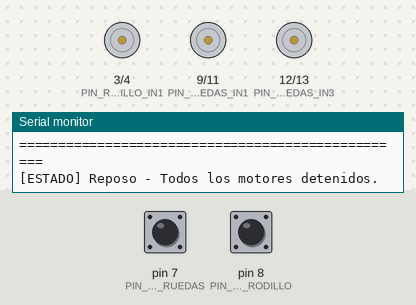
Bench run of a sketch on a simulated Arduino Uno, built with avr-gcc and run on an emulated ATmega328P. Shown: motor-driver pin pairs drawn as motors (green arrow = first pin HIGH = forward, orange = second pin HIGH = backward, longer = more drive), the last lines printed to the serial monitor. The inputs (shaded band) are chosen by the test bench; at power-on: pin 7 (PIN_BOTON_RUEDAS) HIGH, pin 8 (PIN_BOTON_RODILLO) HIGH.

Above: at 1.3 s.
1.4 s: pin 7 (PIN_BOTON_RUEDAS) pulled LOW for 0.15 s
At 1.47 s:
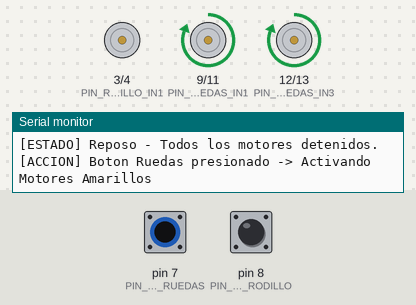
3.0 s: pin 8 (PIN_BOTON_RODILLO) pulled LOW for 0.15 s
At 3.08 s:
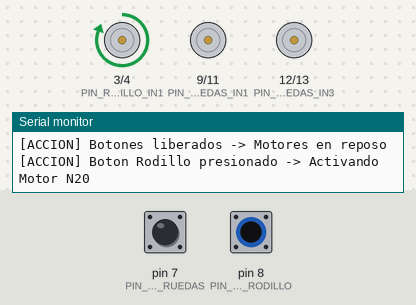
4.6 s: pin 8 (PIN_BOTON_RODILLO) pulled LOW for 3.2 s
At 9.0 s:
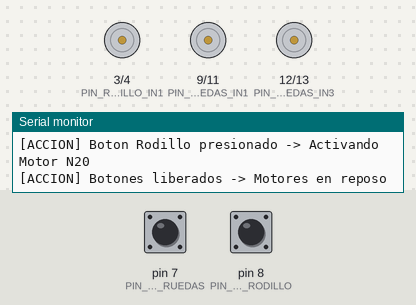
9.3 s: pin 7 (PIN_BOTON_RUEDAS) pulled LOW for 3.2 s
At 10.4 s:
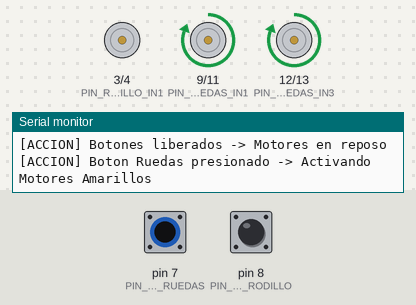
Timing chart, 0 to 14.0 s (numbered marks = the images above; inputs shaded):
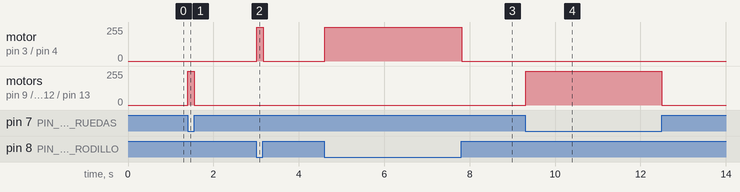

The sketch:

motor.ino
```cpp
/*
 * ============================================================================
 * PROYECTO: Control de Actuadores (Ruedas + Rodillo N20) con Pulsadores
 * CURSO: Desafíos de la Ingeniería y Ciencias
 * ============================================================================
 *
 * DESCRIPCIÓN:
 * Control de 3 motores DC mediante 2 botones con resistencias pull-up internas:
 * - Botón 1 (Pin 8): Activa el rodillo (Motor N20).
 * - Botón 2 (Pin 7): Activa las ruedas (2 Motores DC amarillos simultáneos).
 * - Reposo / Sin pulsar: Todos los motores apagados automáticamente.
 *
 * DIAGRAMA DE PINES:
 * ----------------------------------------------------------------------------
 * Componente               Pin Arduino    Función
 * ----------------------------------------------------------------------------
 * PUENTE H 1 (Ruedas / Motores Amarillos):
 *   - ruedasIN1            Pin 9          Motor Izquierdo Dirección A
 *   - ruedasIN2            Pin 11         Motor Izquierdo Dirección B
 *   - ruedasIN3            Pin 12         Motor Derecho Dirección A
 *   - ruedasIN4            Pin 13         Motor Derecho Dirección B (*)
 *
 * PUENTE H 2 (Rodillo / Motor N20):
 *   - rodilloIN1           Pin 3          Motor Rodillo Dirección A
 *   - rodilloIN2           Pin 4          Motor Rodillo Dirección B
 *
 * BOTONES (Conexión a GND, usando INPUT_PULLUP):
 *   - Botón Rodillo        Pin 8          Pulsador Rodillo (LOW = presionado)
 *   - Botón Ruedas         Pin 7          Pulsador Ruedas  (LOW = presionado)
 *
 * (*) NOTA SOBRE PIN 13:
 * El Pin 13 comparte línea con el LED integrado de la placa. Al reiniciar el
 * Arduino, puede parpadear levemente. Si notas un pequeño tirón al encender,
 * puedes mover ruedasIN4 al Pin 5 o Pin 10 (libres).
 * ============================================================================
 */

// --- PINES PUENTE H 1 (Motores Amarillos / Ruedas) ---
const int PIN_RUEDAS_IN1 = 9;
const int PIN_RUEDAS_IN2 = 11;
const int PIN_RUEDAS_IN3 = 12;
const int PIN_RUEDAS_IN4 = 13;

// --- PINES PUENTE H 2 (Motor N20 / Rodillo) ---
const int PIN_RODILLO_IN1 = 3;
const int PIN_RODILLO_IN2 = 4;

// --- PINES BOTONES ---
const int PIN_BOTON_RODILLO = 8; // Pulsador rodillo
const int PIN_BOTON_RUEDAS  = 7; // Pulsador ruedas

// Variables para telemetría y detección de cambios de estado
enum EstadoSistema { ESTADO_REPOSO, ESTADO_RODILLO, ESTADO_RUEDAS };
EstadoSistema estadoAnterior = ESTADO_REPOSO;

void setup() {
  // 1. Configurar pines de motores como salidas
  pinMode(PIN_RUEDAS_IN1, OUTPUT);
  pinMode(PIN_RUEDAS_IN2, OUTPUT);
  pinMode(PIN_RUEDAS_IN3, OUTPUT);
  pinMode(PIN_RUEDAS_IN4, OUTPUT);

  pinMode(PIN_RODILLO_IN1, OUTPUT);
  pinMode(PIN_RODILLO_IN2, OUTPUT);

  // 2. Apagar todos los motores al inicio por seguridad
  detenerTodo();

  // 3. Activar resistencias PULL-UP internas para los botones
  // (Conexión: Pin digital -> Pulsador -> GND. Sin necesidad de resistencias externas)
  pinMode(PIN_BOTON_RODILLO, INPUT_PULLUP);
  pinMode(PIN_BOTON_RUEDAS, INPUT_PULLUP);

  // 4. Telemetría serial para diagnóstico y presentación
  Serial.begin(9600);
  Serial.println(F("=================================================="));
  Serial.println(F("  SISTEMA DE CONTROL DE MOTORES Y BOTONES LISTO   "));
  Serial.println(F("   Pin 8: Rodillo (N20) | Pin 7: Ruedas (mBot)   "));
  Serial.println(F("=================================================="));
  Serial.println(F("[ESTADO] Reposo - Todos los motores detenidos."));
}

void loop() {
  // Leer botones (INPUT_PULLUP: LOW = Presionado, HIGH = Suelto)
  bool rodilloPresionado = (digitalRead(PIN_BOTON_RODILLO) == LOW);
  bool ruedasPresionado  = (digitalRead(PIN_BOTON_RUEDAS) == LOW);

  // --------------------------------------------------------------------------
  // LÓGICA DE CONTROL DE ACCIÓN
  // --------------------------------------------------------------------------
  if (rodilloPresionado) {
    activarRodillo();
    if (estadoAnterior != ESTADO_RODILLO) {
      Serial.println(F("[ACCION] Boton Rodillo presionado -> Activando Motor N20"));
      estadoAnterior = ESTADO_RODILLO;
    }
  }
  else if (ruedasPresionado) {
    activarRuedas();
    if (estadoAnterior != ESTADO_RUEDAS) {
      Serial.println(F("[ACCION] Boton Ruedas presionado -> Activando Motores Amarillos"));
      estadoAnterior = ESTADO_RUEDAS;
    }
  }
  else {
    detenerTodo();
    if (estadoAnterior != ESTADO_REPOSO) {
      Serial.println(F("[ACCION] Botones liberados -> Motores en reposo"));
      estadoAnterior = ESTADO_REPOSO;
    }
  }

  // Pequeño retardo de estabilidad (antirrebote / debounce)
  delay(15);
}

// ============================================================================
// FUNCIONES AUXILIARES DE CONTROL MODULAR
// ============================================================================

/**
 * Enciende el motor N20 (Rodillo) y asegura que las ruedas estén apagadas.
 */
void activarRodillo() {
  // Asegurar ruedas apagadas
  digitalWrite(PIN_RUEDAS_IN1, LOW);
  digitalWrite(PIN_RUEDAS_IN2, LOW);
  digitalWrite(PIN_RUEDAS_IN3, LOW);
  digitalWrite(PIN_RUEDAS_IN4, LOW);

  // Encender rodillo
  digitalWrite(PIN_RODILLO_IN1, HIGH);
  digitalWrite(PIN_RODILLO_IN2, LOW);
}

/**
 * Enciende las ruedas (Motores amarillos) y asegura que el rodillo esté apagado.
 */
void activarRuedas() {
  // Asegurar rodillo apagado
  digitalWrite(PIN_RODILLO_IN1, LOW);
  digitalWrite(PIN_RODILLO_IN2, LOW);

  // Encender ambas ruedas hacia adelante
  digitalWrite(PIN_RUEDAS_IN1, HIGH);
  digitalWrite(PIN_RUEDAS_IN2, LOW);
  digitalWrite(PIN_RUEDAS_IN3, HIGH);
  digitalWrite(PIN_RUEDAS_IN4, LOW);
}

/**
 * Detiene todos los motores del sistema inmediatamente.
 */
void detenerTodo() {
  digitalWrite(PIN_RODILLO_IN1, LOW);
  digitalWrite(PIN_RODILLO_IN2, LOW);
  digitalWrite(PIN_RUEDAS_IN1, LOW);
  digitalWrite(PIN_RUEDAS_IN2, LOW);
  digitalWrite(PIN_RUEDAS_IN3, LOW);
  digitalWrite(PIN_RUEDAS_IN4, LOW);
}
```

Measured:
- after the input at 1.4 s, motor on pin 9 (PIN_RUEDAS_IN1) / pin 11 (PIN_RUEDAS_IN2), motor on pin 12 (PIN_RUEDAS_IN3) / pin 13 (PIN_RUEDAS_IN4): stopped → forward 255/255 at once, → stopped 0.15 s later
- after the input at 3.0 s, motor on pin 3 (PIN_RODILLO_IN1) / pin 4 (PIN_RODILLO_IN2): stopped → forward 255/255 at once, → stopped 0.15 s later
- after the input at 4.6 s, motor on pin 3 (PIN_RODILLO_IN1) / pin 4 (PIN_RODILLO_IN2): stopped → forward 255/255 at once, → stopped 3.2 s later
- after the input at 9.3 s, motor on pin 9 (PIN_RUEDAS_IN1) / pin 11 (PIN_RUEDAS_IN2), motor on pin 12 (PIN_RUEDAS_IN3) / pin 13 (PIN_RUEDAS_IN4): stopped → forward 255/255 at once, → stopped 3.2 s later
